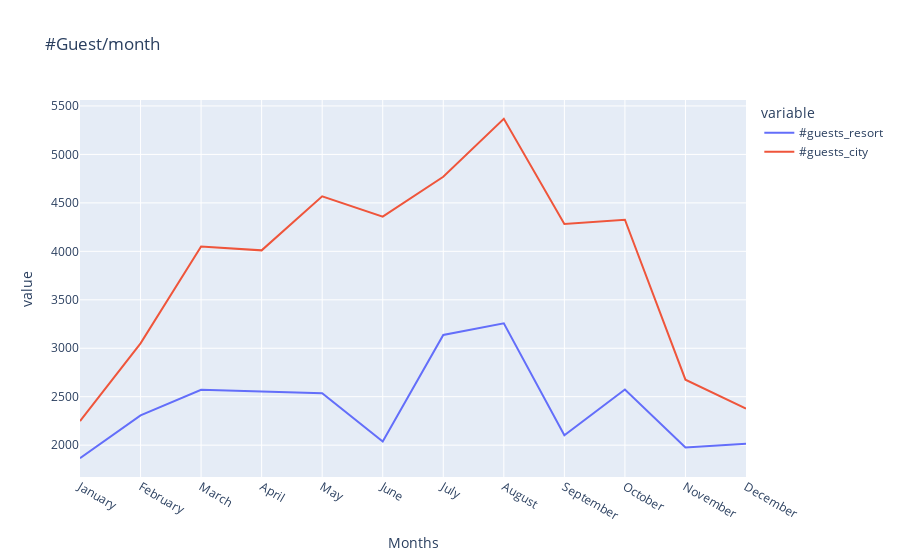

The code cell stored with this chart in its notebook:
### Code cell
px.line(data_frame=final,x="Months",y=["#guests_resort","#guests_city"],title="#Guest/month")

#observations-In winter both the hotels has less no. of guests ,in summer i.e. may-august more guests visied city hotel
#all over city hotel has more guests compared to resort hotel.

### Figure 1 — Plotly figure (JSON) as saved in the notebook; plotly's stock layout.template omitted (floating-point values rounded to 4 significant figures)
{"data": [{"hovertemplate": "variable=#guests_resort<br>Months=%{x}<br>value=%{y}<extra></extra>", "legendgroup": "#guests_resort", "line": {"color": "#636efa", "dash": "solid"}, "mode": "lines", "name": "#guests_resort", "orientation": "v", "showlegend": true, "type": "scatter", "x": ["January", "February", "March", "April", "May", "June", "July", "August", "September", "October", "November", "December"], "xaxis": "x", "y": [1866, 2308, 2571, 2550, 2535, 2037, 3137, 3257, 2102, 2575, 1975, 2014], "yaxis": "y"}, {"hovertemplate": "variable=#guests_city<br>Months=%{x}<br>value=%{y}<extra></extra>", "legendgroup": "#guests_city", "line": {"color": "#EF553B", "dash": "solid"}, "mode": "lines", "name": "#guests_city", "orientation": "v", "showlegend": true, "type": "scatter", "x": ["January", "February", "March", "April", "May", "June", "July", "August", "September", "October", "November", "December"], "xaxis": "x", "y": [2249, 3051, 4049, 4010, 4568, 4358, 4770, 5367, 4283, 4326, 2676, 2377], "yaxis": "y"}], "layout": {"legend": {"title": {"text": "variable"}, "tracegroupgap": 0}, "title": {"text": "#Guest/month"}, "xaxis": {"anchor": "y", "domain": [0, 1], "title": {"text": "Months"}}, "yaxis": {"anchor": "x", "domain": [0, 1], "title": {"text": "value"}}}}
